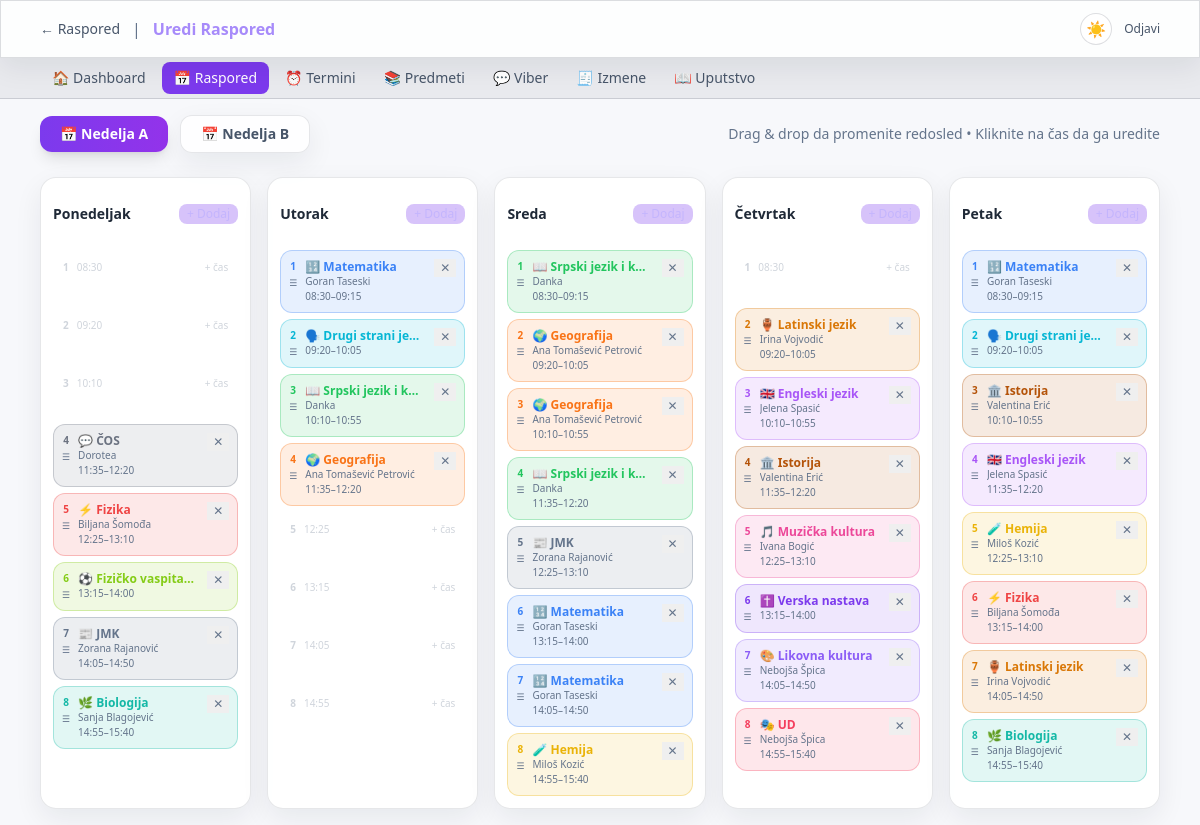
The page /admin/schedule.php (signed in) on the database its author committed.
### tables this page shows
CREATE TABLE periods (
        period     INTEGER PRIMARY KEY,
        start_time TEXT NOT NULL,
        end_time   TEXT NOT NULL
    , break_after_min INTEGER DEFAULT 5, break_type TEXT DEFAULT 'small');

### lib/db.php (called while the page is built, shortened)
<?php
function getScheduleByDay(PDO $db, string $weekType): array {
    $stmt = $db->prepare("
        SELECT s.day, s.period, s.room, s.notes, s.is_double,
               sub.name AS subject, sub.short_name, sub.teacher, sub.color, sub.emoji, sub.id AS subject_id,
               p.start_time, p.end_time, p.break_after_min, p.break_type
        FROM schedule s
        LEFT JOIN subjects sub ON sub.id = s.subject_id
        LEFT JOIN periods p ON p.period = s.period
        WHERE s.week_type = ?
        ORDER BY s.day, s.period
    ");
    $stmt->execute([$weekType]);
    $rows = $stmt->fetchAll();
    $result = [];
    foreach ($rows as $row) {
        $result[$row['day']][] = $row;
    }
    return $result;
}
function getPeriods(PDO $db): array {
    return $db->query("SELECT * FROM periods ORDER BY period")->fetchAll();
}
function h(string $s): string {
    return htmlspecialchars($s, ENT_QUOTES | ENT_SUBSTITUTE, 'UTF-8');
}

### admin/schedule.php (the view, shortened to what this page needs)
<?php
$db = getDB();
$weekType = in_array($_GET['week'] ?? '', ['A','B']) ? $_GET['week'] : 'A';
$schedule = getScheduleByDay($db, $weekType);
$periods  = getPeriods($db);
$dayNames = [1=>'Ponedeljak', 2=>'Utorak', 3=>'Sreda', 4=>'Četvrtak', 5=>'Petak'];
?>
<!DOCTYPE html>
<html lang="sr">
<head>
</head>
<body class="min-h-screen">
<div class="max-w-6xl mx-auto px-4 py-4">
  <div class="flex items-center gap-3 mb-6">
    <a href="?week=A" class="px-5 py-2 rounded-xl text-sm font-bold transition-all <?= $weekType==='A' ? 'bg-gradient-to-r from-violet-600 to-purple-600 text-white shadow-lg' : 'glass text-slate-400 hover:text-white' ?>">
      📅 Nedelja A
    </a>
    <a href="?week=B" class="px-5 py-2 rounded-xl text-sm font-bold transition-all <?= $weekType==='B' ? 'bg-gradient-to-r from-pink-600 to-rose-600 text-white shadow-lg' : 'glass text-slate-400 hover:text-white' ?>">
      📅 Nedelja B
    </a>
    <div class="ml-auto text-sm text-slate-500">
      Drag & drop da promenite redosled • Kliknite na čas da ga uredite
    </div>
  </div>
  <div class="grid grid-cols-1 sm:grid-cols-2 lg:grid-cols-5 gap-4">
    <?php for ($day = 1; $day <= 5; $day++):
      $dayClasses = $schedule[$day] ?? [];
      $byPeriod = [];
      foreach ($dayClasses as $cls) { $byPeriod[$cls['period']] = $cls; }
    ?>
    <div class="card rounded-2xl p-3">
      <div class="flex items-center justify-between mb-3">
        <h3 class="font-bold text-sm text-slate-200"><?= $dayNames[$day] ?></h3>
        <button onclick="addSlot(<?= $day ?>)"
                class="text-xs bg-violet-600/30 hover:bg-violet-600/60 text-violet-300 px-2 py-0.5 rounded-lg transition-all">
        </button>
      </div>
      <div class="slots-list space-y-1.5 min-h-[200px]"
           id="day-<?= $day ?>"
           data-day="<?= $day ?>"
           data-week="<?= $weekType ?>">
        <?php foreach ($periods as $p):
          $period = (int)$p['period'];
          $cls = $byPeriod[$period] ?? null;
          $color = $cls['color'] ?? '#4b5563';
        ?>
        <div class="slot-card rounded-xl overflow-hidden <?= $cls ? 'schedule-slot-card' : 'empty-slot' ?> <?= $cls && !empty($cls['is_double']) ? 'double-slot' : '' ?>"
             data-period="<?= $period ?>"
             data-day="<?= $day ?>"
             <?php if ($cls): ?>
             data-color="<?= h($color) ?>"
             <?php endif; ?>>
          <?php
          $prevCls = $byPeriod[$period - 1] ?? null;
          $isContinuation = $prevCls && !empty($prevCls['is_double']);
          ?>
          <?php if ($cls): ?>
          <div class="p-2">
            <div class="flex items-start gap-2">
              <div class="flex-shrink-0 flex flex-col items-center">
                <div class="slot-period-number text-[10px] font-black"><?= $period ?></div>
                <div class="text-[9px] text-slate-600 mt-0.5">☰</div>
              </div>
              <div class="slot-edit-target flex-1 min-w-0"
                   onclick="editSlot('<?= $weekType ?>', <?= $day ?>, <?= $period ?>, <?= (int)$cls['subject_id'] ?>, '<?= h(addslashes($cls['room']??'')) ?>', '<?= h(addslashes($cls['notes']??'')) ?>', <?= (int)($cls['is_double']??0) ?>)">
                <div class="subject-color-text text-xs font-semibold leading-tight truncate">
                  <?= h($cls['emoji']??'📚') ?> <?= h($cls['subject']??'') ?>
                </div>
                <div class="text-[10px] text-slate-500 truncate"><?= h($cls['teacher']??'') ?></div>
                <div class="text-[10px] text-slate-600"><?= h($p['start_time']) ?>–<?= h($p['end_time']) ?></div>
              </div>
              <button onclick="deleteSlot('<?= $weekType ?>', <?= $day ?>, <?= $period ?>)"
                      class="flex-shrink-0 text-slate-600 hover:text-red-400 text-xs transition-colors ml-1">✕</button>
            </div>
          </div>
          <?php else: ?>
          <div class="p-2 flex items-center gap-2 cursor-pointer opacity-30 hover:opacity-70 transition-opacity"
               onclick="addSlotAtPeriod('<?= $weekType ?>', <?= $day ?>, <?= $period ?>)">
            <span class="text-[10px] font-bold text-slate-500"><?= $period ?></span>
            <span class="text-[10px] text-slate-600"><?= $p['start_time'] ?></span>
            <span class="text-[10px] text-slate-700 ml-auto">+ čas</span>
          </div>
          <?php endif; ?>
        </div>
        <?php endforeach; ?>
      </div>
    </div>
    <?php endfor; ?>
  </div>
</div>
</body>
</html>

### assets/css/admin.css (style rules this page uses)
body { background: var(--page-bg); color: var(--page-text); font-family: system-ui, sans-serif; }
.glass { background: var(--surface-glass); border: 1px solid var(--border-subtle); }
.card { background: var(--surface-card); border: 1px solid var(--border-subtle); }
.slot-card { cursor: grab; transition: all .15s; }
.empty-slot { border: 2px dashed rgba(255, 255, 255, 0.1); min-height: 52px; }
.subject-color-text, .slot-period-number, .subject-dropdown-option { color: var(--item-color); }
.schedule-slot-card { background: rgba(var(--item-rgb), .12); border: 1px solid rgba(var(--item-rgb), .3); }
.slot-edit-target { cursor: pointer; }

### assets/css/theme.css (style rules this page uses)
:root { --page-bg: #0f0f1a; --page-text: #e2e8f0; --surface-glass: rgba(255, 255, 255, 0.05); --surface-card: rgba(255, 255, 255, 0.04); --surface-muted: rgba(255, 255, 255, 0.06); --surface-hover: rgba(255, 255, 255, 0.1); --border-subtle: rgba(255, 255, 255, 0.08); --border-soft: rgba(255, 255, 255, 0.1); --text-strong: #f8fafc; --text-main: #e2e8f0; --text-muted: #94a3b8; --text-faint: #64748b; --input-bg: rgba(0, 0, 0, 0.3); --input-bg-strong: rgba(0, 0, 0, 0.4); --scroll-track: #15152a; --scroll-thumb: #3a3a5c; --theme-toggle-bg: rgba(255, 255, 255, 0.08); --theme-toggle-border: rgba(255, 255, 255, 0.14); }
:root[data-theme="light"] { --page-bg: #f7f8fb; --page-text: #111827; --surface-glass: rgba(255, 255, 255, 0.82); --surface-card: rgba(255, 255, 255, 0.9); --surface-muted: rgba(15, 23, 42, 0.06); --surface-hover: rgba(15, 23, 42, 0.1); --border-subtle: rgba(15, 23, 42, 0.1); --border-soft: rgba(15, 23, 42, 0.14); --text-strong: #0f172a; --text-main: #1f2937; --text-muted: #475569; --text-faint: #64748b; --input-bg: rgba(255, 255, 255, 0.92); --input-bg-strong: rgba(255, 255, 255, 0.98); --scroll-track: #e2e8f0; --scroll-thumb: #94a3b8; --theme-toggle-bg: rgba(255, 255, 255, 0.9); --theme-toggle-border: rgba(15, 23, 42, 0.14); }
:root[data-theme="light"], :root[data-theme="light"] body { background: var(--page-bg) !important; color: var(--page-text) !important; }
:root[data-theme="light"] .glass, :root[data-theme="light"] .card { background: var(--surface-card); border-color: var(--border-subtle); box-shadow: 0 10px 28px rgba(15, 23, 42, 0.07); }
:root[data-theme="light"] .glass { background: var(--surface-glass); }
:root[data-theme="light"] .text-white, :root[data-theme="light"] .text-slate-100, :root[data-theme="light"] .text-slate-200, :root[data-theme="light"] .text-slate-300 { color: var(--text-main); }
:root[data-theme="light"] .week-badge-a.text-white, :root[data-theme="light"] .week-badge-b.text-white, :root[data-theme="light"] .bg-violet-600.text-white, :root[data-theme="light"] .bg-slate-700.text-white, :root[data-theme="light"] .bg-gradient-to-r.text-white, :root[data-theme="light"] .viber-btn.text-white, :root[data-theme="light"] .viber-share-btn.text-white { color: #fff; }
:root[data-theme="light"] .text-slate-400 { color: var(--text-muted); }
:root[data-theme="light"] .text-slate-500, :root[data-theme="light"] .text-slate-600, :root[data-theme="light"] .text-slate-700 { color: var(--text-faint); }

### rows shown on the page
periods: period "1", start_time "08:30", emoji "🔢", subject "Matematika", teacher "Goran Taseski", end_time "09:15", emoji "📖", subject "Srpski jezik i k…", teacher "Danka"
periods: period "2", start_time "09:20", emoji "🗣️", subject "Drugi strani je…", end_time "10:05", emoji "🌍", subject "Geografija", teacher "Ana Tomašević Petrović", emoji "🏺", subject "Latinski jezik", teacher "Irina Vojvodić"
periods: period "3", start_time "10:10", emoji "📖", subject "Srpski jezik i k…", teacher "Danka", end_time "10:55", emoji "🌍", subject "Geografija", teacher "Ana Tomašević Petrović", emoji "🇬🇧", subject "Engleski jezik", teacher "Jelena Spasić", emoji "🏛️", subject "Istorija", teacher "Valentina Erić"
periods: period "4", emoji "💬", subject "ČOS", teacher "Dorotea", start_time "11:35", end_time "12:20", emoji "🌍", subject "Geografija", teacher "Ana Tomašević Petrović", emoji "📖", subject "Srpski jezik i k…", teacher "Danka", emoji "🏛️", subject "Istorija", teacher "Valentina Erić", emoji "🇬🇧", subject "Engleski jezik", teacher "Jelena Spasić"
periods: period "5", emoji "⚡", subject "Fizika", teacher "Biljana Šomođa", start_time "12:25", end_time "13:10", emoji "📰", subject "JMK", teacher "Zorana Rajanović", emoji "🎵", subject "Muzička kultura", teacher "Ivana Bogić", emoji "🧪", subject "Hemija", teacher "Miloš Kozić"
periods: period "6", emoji "⚽", subject "Fizičko vaspita…", start_time "13:15", end_time "14:00", emoji "🔢", subject "Matematika", teacher "Goran Taseski", emoji "✝️", subject "Verska nastava", emoji "⚡", subject "Fizika", teacher "Biljana Šomođa"
periods: period "7", emoji "📰", subject "JMK", teacher "Zorana Rajanović", start_time "14:05", end_time "14:50", emoji "🔢", subject "Matematika", teacher "Goran Taseski", emoji "🎨", subject "Likovna kultura", teacher "Nebojša Špica", emoji "🏺", subject "Latinski jezik", teacher "Irina Vojvodić"
periods: period "8", emoji "🌿", subject "Biologija", teacher "Sanja Blagojević", start_time "14:55", end_time "15:40", emoji "🧪", subject "Hemija", teacher "Miloš Kozić", emoji "🎭", subject "UD", teacher "Nebojša Špica"

### other values the page prints
$title "Uredi Raspored"
$label "🏠 Dashboard"
$label "📅 Raspored"
$label "⏰ Termini"
$label "📚 Predmeti"
$label "💬 Viber"
$label "🧾 Izmene"
$label "📖 Uputstvo"
$dayNames[$day] "Ponedeljak"
$dayNames[$day] "Utorak"
$dayNames[$day] "Sreda"
$dayNames[$day] "Četvrtak"
$dayNames[$day] "Petak"
